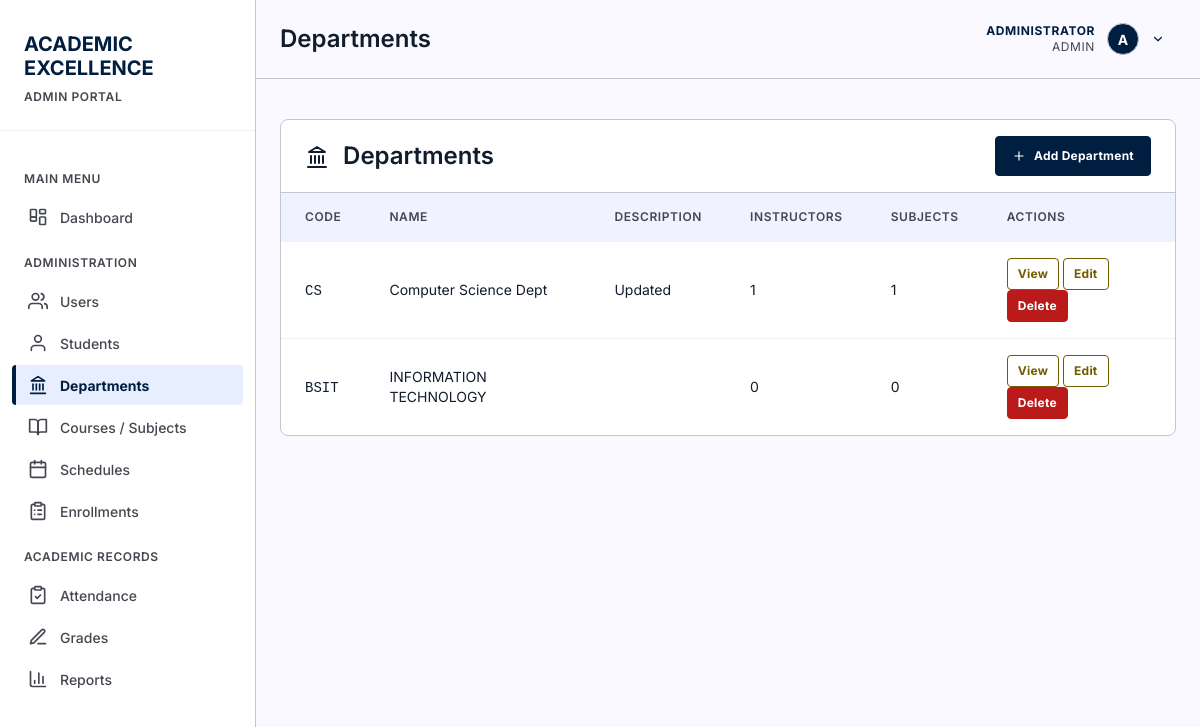
The page /pages/departments.php (signed in) on the database as committed earlier.
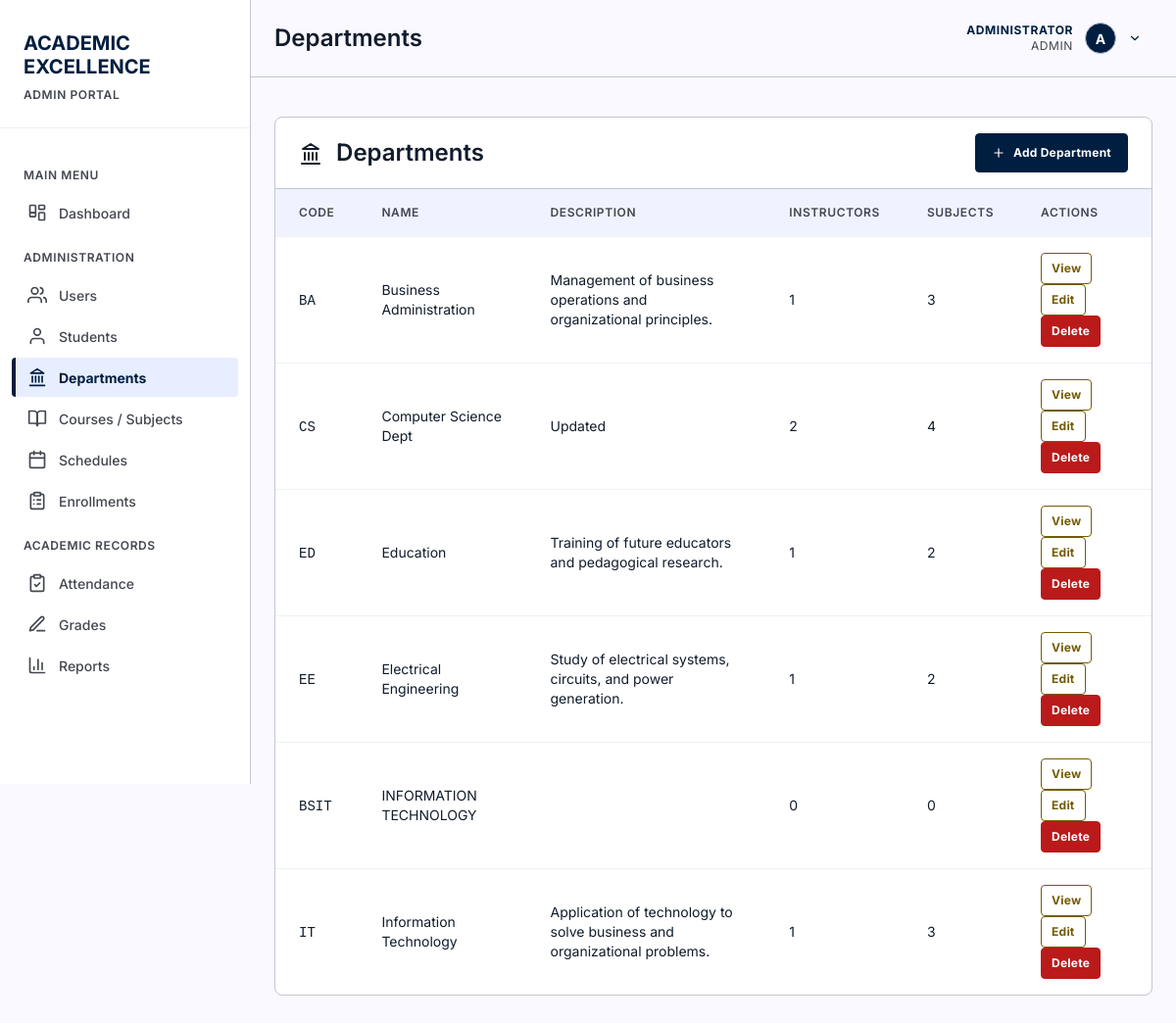
The same page on the database as committed later.
### tables this page shows
CREATE TABLE "users" (
                    id INTEGER PRIMARY KEY AUTOINCREMENT,
                    username TEXT NOT NULL UNIQUE,
                    password TEXT NOT NULL,
                    full_name TEXT NOT NULL,
                    email TEXT UNIQUE,
                    role TEXT NOT NULL DEFAULT 'student' CHECK(role IN ('admin', 'instructor', 'student')),
                    is_active INTEGER NOT NULL DEFAULT 1 CHECK(is_active IN (0, 1)),
                    last_login_at DATETIME,
                    created_at DATETIME NOT NULL DEFAULT CURRENT_TIMESTAMP,
                    updated_at DATETIME NOT NULL DEFAULT CURRENT_TIMESTAMP
                );

CREATE TABLE departments (
            id INTEGER PRIMARY KEY AUTOINCREMENT,
            department_code TEXT NOT NULL UNIQUE,
            department_name TEXT NOT NULL,
            description TEXT,
            is_active INTEGER NOT NULL DEFAULT 1 CHECK(is_active IN (0, 1)),
            created_at DATETIME NOT NULL DEFAULT CURRENT_TIMESTAMP,
            updated_at DATETIME NOT NULL DEFAULT CURRENT_TIMESTAMP
        );

### includes/auth.php (called while the page is built, shortened)
<?php
function currentUser() {
    static $user = false;
    if ($user === false) {
        $db = getDB();
        $stmt = $db->prepare("SELECT * FROM users WHERE id = :id AND is_active = 1");
        $stmt->execute([':id' => (int) $_SESSION['user_id']]);
        $user = $stmt->fetch() ?: null;
    }
    return $user;
}
function isLoggedIn() {
    return currentUser() !== null;
}
function requireLogin() {
    if (!isLoggedIn()) {
        header('Location: ' . baseUrl() . 'login.php');
        exit();
    }
}
function requireRole(...$roles) {
    requireLogin();
    $user = currentUser();
}
function roleLabel($role) {
    return [
        'admin'      => 'Admin',
        'instructor' => 'Teacher',
        'student'    => 'Student'
    ][$role] ?? ucfirst((string) $role);
}

### pages/departments.php (the view, shortened to what this page needs)
<?php
requireRole('admin');
$db = getDB();
$departments = $db->query("
    SELECT d.*,
           (SELECT COUNT(*) FROM instructors i WHERE i.department_id = d.id) AS instructor_count,
           (SELECT COUNT(*) FROM subjects s WHERE s.department_id = d.id) AS subject_count
    FROM departments d
    ORDER BY d.department_name
")->fetchAll();
$pageTitle = 'Departments';
include '../includes/header.php';
?>
<main>
    <div class="card">
        <div class="card-header" style="display: flex; justify-content: space-between; align-items: center;">
            <h2><?php echo icon('landmark', 24); ?> Departments</h2>
            <button class="btn btn-primary" onclick="document.getElementById('addDeptModal').style.display='block'"><?php echo icon('plus', 14); ?> Add Department</button>
        </div>
        <table>
            <thead>
                <tr>
                    <th>Code</th>
                    <th>Name</th>
                    <th>Description</th>
                    <th>Instructors</th>
                    <th>Subjects</th>
                    <th>Actions</th>
                </tr>
            </thead>
            <tbody>
                <?php foreach ($departments as $department): ?>
                <tr>
                    <td data-label="Code"><code><?php echo htmlspecialchars($department['department_code']); ?></code></td>
                    <td data-label="Name"><?php echo htmlspecialchars($department['department_name']); ?></td>
                    <td data-label="Description"><?php echo htmlspecialchars($department['description'] ?? ''); ?></td>
                    <td data-label="Instructors"><?php echo $department['instructor_count']; ?></td>
                    <td data-label="Subjects"><?php echo $department['subject_count']; ?></td>
                    <td data-label="Actions">
                        <button type="button" class="btn btn-secondary btn-sm"
                                data-id="<?php echo $department['id']; ?>"
                                data-code="<?php echo htmlspecialchars($department['department_code'], ENT_QUOTES); ?>"
                                data-name="<?php echo htmlspecialchars($department['department_name'], ENT_QUOTES); ?>"
                                data-description="<?php echo htmlspecialchars($department['description'] ?? '', ENT_QUOTES); ?>"
                                data-instructors="<?php echo $department['instructor_count']; ?>"
                                data-subjects="<?php echo $department['subject_count']; ?>"
                                data-created="<?php echo htmlspecialchars($department['created_at'] ?? '', ENT_QUOTES); ?>"
                                onclick="viewDept(this)">View</button>
                        <button type="button" class="btn btn-secondary btn-sm"
                                data-id="<?php echo $department['id']; ?>"
                                data-code="<?php echo htmlspecialchars($department['department_code'], ENT_QUOTES); ?>"
                                data-name="<?php echo htmlspecialchars($department['department_name'], ENT_QUOTES); ?>"
                                data-description="<?php echo htmlspecialchars($department['description'] ?? '', ENT_QUOTES); ?>"
                                onclick="editDept(this)">Edit</button>
                        <form method="POST" style="display: inline;" onsubmit="return confirm('Delete this department?')">
                            <button type="submit" class="btn btn-danger btn-sm">Delete</button>
                        </form>
                    </td>
                </tr>
                <?php endforeach; ?>
            </tbody>
        </table>
    </div>
</main>
<?php include '../includes/footer.php'; ?>

### includes/header.php (shortened to what this page needs)
<?php
$currentPage = basename($_SERVER['PHP_SELF'], '.php');
$assetPrefix = $currentPage === 'index' ? '' : '../';
$user = currentUser();
$role = $user['role'];
$fullName = $user['full_name'];
$roleLabel = roleLabel($role);
$avatarLetter = strtoupper(substr($fullName, 0, 1));
?>
<!DOCTYPE html>
<html lang="en">
<head>
    <link rel="stylesheet" href="<?php echo $assetPrefix; ?>assets/css/style.css">
</head>
<body>
    <aside class="sidebar">
        <div class="sidebar-header">
            <h1>
                <span class="red">ACADEMIC</span><br>
                <span class="white">EXCELLENCE</span>
            </h1>
            <span class="portal-label"><?php echo strtoupper($roleLabel); ?> PORTAL</span>
        </div>
        <nav class="sidebar-menu">
            <div class="menu-category">Main Menu</div>
            <a href="<?php echo $assetPrefix; ?>index.php" class="menu-item <?php echo $currentPage === 'index' ? 'active' : ''; ?>">
                <span class="icon"><?php echo icon('dashboard'); ?></span>
                Dashboard
            </a>
            <?php if ($role === 'admin'): ?>
                <div class="menu-category">Administration</div>
                <a href="<?php echo $assetPrefix; ?>pages/users.php" class="menu-item <?php echo $currentPage === 'users' ? 'active' : ''; ?>">
                    <span class="icon"><?php echo icon('users'); ?></span>
                    Users
                </a>
                <a href="<?php echo $assetPrefix; ?>pages/students.php" class="menu-item <?php echo $currentPage === 'students' ? 'active' : ''; ?>">
                    <span class="icon"><?php echo icon('user'); ?></span>
                    Students
                </a>
                <a href="<?php echo $assetPrefix; ?>pages/departments.php" class="menu-item <?php echo $currentPage === 'departments' ? 'active' : ''; ?>">
                    <span class="icon"><?php echo icon('landmark'); ?></span>
                    Departments
                </a>
                <a href="<?php echo $assetPrefix; ?>pages/manage-subjects.php" class="menu-item <?php echo $currentPage === 'manage-subjects' ? 'active' : ''; ?>">
                    <span class="icon"><?php echo icon('book-open'); ?></span>
                    Courses / Subjects
                </a>
                <a href="<?php echo $assetPrefix; ?>pages/schedules.php" class="menu-item <?php echo $currentPage === 'schedules' ? 'active' : ''; ?>">
                    <span class="icon"><?php echo icon('calendar'); ?></span>
                    Schedules
                </a>
                <a href="<?php echo $assetPrefix; ?>pages/enrollments.php" class="menu-item <?php echo $currentPage === 'enrollments' ? 'active' : ''; ?>">
                    <span class="icon"><?php echo icon('clipboard-list'); ?></span>
                    Enrollments
                </a>
                <div class="menu-category">Academic Records</div>
                <a href="<?php echo $assetPrefix; ?>pages/attendance.php" class="menu-item <?php echo $currentPage === 'attendance' ? 'active' : ''; ?>">
                    <span class="icon"><?php echo icon('clipboard-check'); ?></span>
                    Attendance
                </a>
                <a href="<?php echo $assetPrefix; ?>pages/grades.php" class="menu-item <?php echo $currentPage === 'grades' ? 'active' : ''; ?>">
                    <span class="icon"><?php echo icon('pen-line'); ?></span>
                    Grades
                </a>
                <a href="<?php echo $assetPrefix; ?>pages/reports.php" class="menu-item <?php echo $currentPage === 'reports' ? 'active' : ''; ?>">
                    <span class="icon"><?php echo icon('bar-chart'); ?></span>
                    Reports
                </a>
            <?php endif; ?>
        </nav>
    </aside>
    <div class="main-content">
        <header class="top-header">
            <h1 class="page-title"><?php echo $pageTitle ?? 'Dashboard'; ?></h1>
            <div class="user-info">
                <div class="user-menu">
                    <button class="user-menu-toggle" type="button" aria-haspopup="true" aria-expanded="false">
                        <div class="user-meta">
                            <span class="user-name"><?php echo htmlspecialchars($fullName); ?></span>
                            <span class="user-role"><?php echo $roleLabel; ?></span>
                        </div>
                        <div class="user-avatar"><?php echo $avatarLetter; ?></div>
                        <?php echo icon('chevron-down', 14); ?>
                    </button>
                </div>
            </div>
        </header>
        <div class="page-content">

### includes/icons.php (shortened to what this page needs)
<?php
function icon($name, $size = 20) {
    return '<svg xmlns="http://www.w3.org/2000/svg" width="' . $size . '" height="' . $size
        . '" viewBox="0 0 24 24" fill="none" stroke="currentColor" stroke-width="2"'
        . ' stroke-linecap="round" stroke-linejoin="round" aria-hidden="true">'
        . $icons[$name] . '</svg>';
}

### includes/footer.php (shortened to what this page needs)
        </div>
    </div>
</body>
</html>

Rows that differ between the two databases and show on the page:
added departments: department_code "BA", department_name "Business Administration", description "Management of business operations and organizational principles.", instructor_count "1", subject_count "3"
computed for departments "CS": instructor_count "1" → "2"; subject_count "1" → "4"
added departments: department_code "ED", department_name "Education", description "Training of future educators and pedagogical research.", instructor_count "1", subject_count "2"
added departments: department_code "EE", department_name "Electrical Engineering", description "Study of electrical systems, circuits, and power generation.", instructor_count "1", subject_count "2"
added departments: department_code "IT", department_name "Information Technology", description "Application of technology to solve business and organizational problems.", instructor_count "1", subject_count "3"
